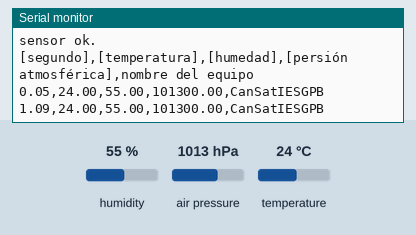
Simulated run of this sketch. Board: Arduino Uno, built with avr-gcc and run on an emulated ATmega328P. On the bench: the last lines printed to the serial monitor. Inputs (shaded band) come from the test bench; at power-on: humidity 55 %, air pressure 1013 hPa, temperature 24 °C.

Above: at 1.2 s.
1.3 s: humidity set to 22 %
At 2.6 s:
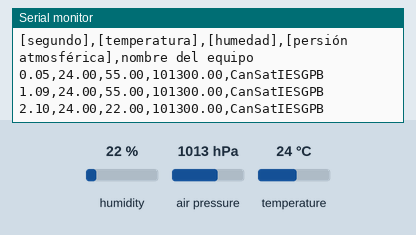
2.8 s: air pressure set to 952 hPa
At 3.9 s:
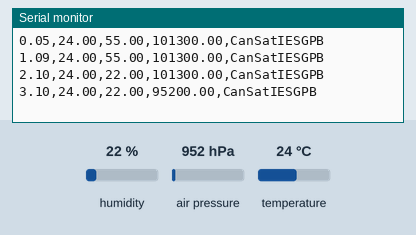
4.3 s: temperature set to 12 °C
At 5.8 s:
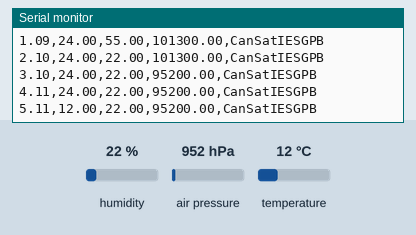
Timing chart, 0 to 7.3 s (numbered marks = the images above; inputs shaded):
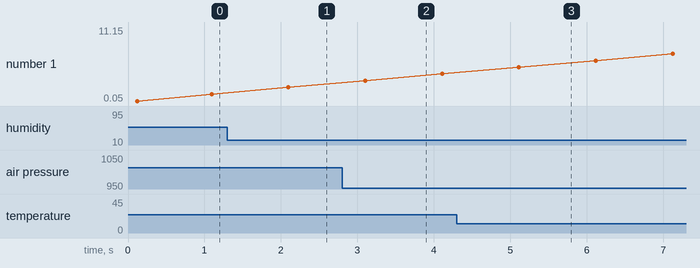

Measured:
- after the input at 1.3 s, the serial monitor: prints a new line after 0.80 s (image 1)
- after the input at 2.8 s, the serial monitor: prints a new line after 0.30 s (image 2)
- after the input at 4.3 s, the serial monitor: prints a new line after 0.81 s (image 3)

The sketch:

prueba_bme280_i2c_datos_csv.ino
```cpp
#include <Adafruit_BME280.h>


/*

|     Arduino      |   BME280     |
-----------------------------------
|        A5        | SCL  - SCK  |
|        A4        | SDA -  SDI

*/
Adafruit_BME280 bme; // I2C


void setup() {
  // put your setup code here, to run once:
  Serial.begin(9600);


  Serial.println("bme status......   ");
  boolean bme280Status = bme.begin();
  Serial.println(bme280Status);

  if (!bme280Status) {
    Serial.println("Could not find a valid BME280 sensor, check wiring!");
    while (1);
  } else {
    Serial.println("sensor ok.");
    Serial.println("[segundo],[temperatura],[humedad],[persión atmosférica],nombre del equipo");
  }

}

void loop() {
  // put your main code here, to run repeatedly:
  Serial.print((float)millis()/1000);
  Serial.print(",");
  Serial.print(bme.readTemperature());
  Serial.print(",");
  Serial.print(bme.readHumidity());
  Serial.print(",");
  Serial.print(bme.readPressure());
  Serial.print(",");
  Serial.println("CanSatIESGPB");

  delay(1000);
}
```
